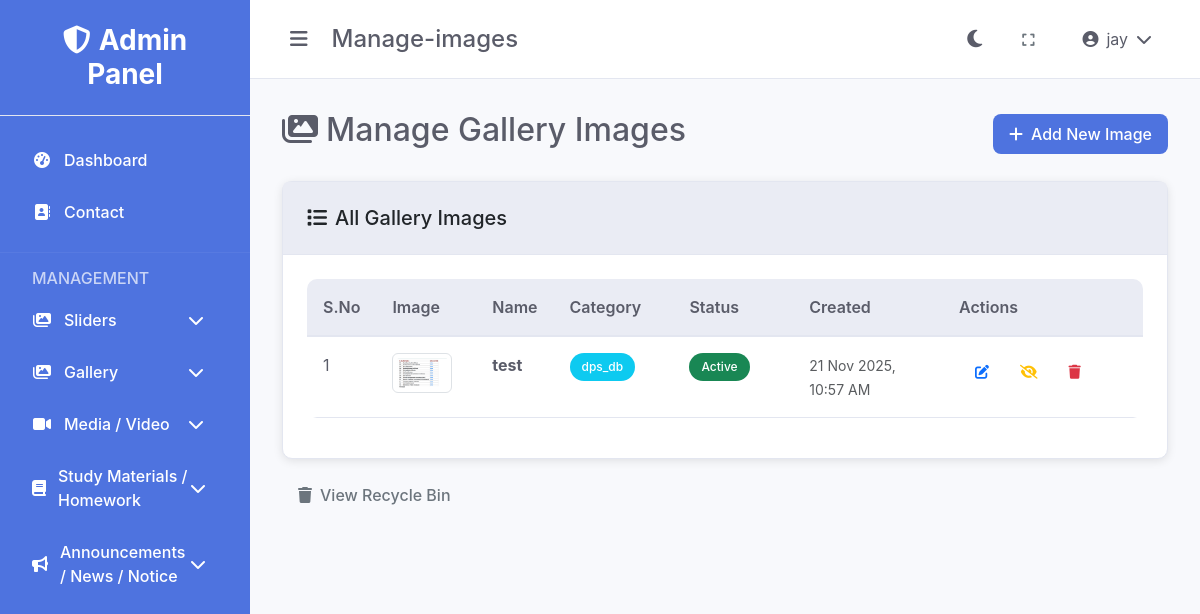
Page /gallery/manage-images.php (signed in) on the committed database.
### tables this page shows
CREATE TABLE IF NOT EXISTS `gallery_images` (
  `id` int(11) NOT NULL AUTO_INCREMENT,
  `category_id` int(11) DEFAULT NULL,
  `name` varchar(255) NOT NULL,
  `image` varchar(255) NOT NULL,
  `description` text DEFAULT NULL,
  `status` enum('active','inactive') DEFAULT 'active',
  `created_at` timestamp NOT NULL DEFAULT current_timestamp(),
  `updated_at` timestamp NOT NULL DEFAULT current_timestamp() ON UPDATE current_timestamp(),
  PRIMARY KEY (`id`),
  KEY `idx_gallery_images_category_id` (`category_id`),
  KEY `idx_gallery_images_status` (`status`)
);

CREATE TABLE IF NOT EXISTS `gallery_categories` (
  `id` int(11) NOT NULL AUTO_INCREMENT,
  `name` varchar(255) NOT NULL,
  `description` text DEFAULT NULL,
  `status` enum('active','inactive') DEFAULT 'active',
  `created_at` timestamp NOT NULL DEFAULT current_timestamp(),
  `updated_at` timestamp NOT NULL DEFAULT current_timestamp() ON UPDATE current_timestamp(),
  PRIMARY KEY (`id`)
);

### gallery/manage-images.php (the view, shortened to what this page needs)
<?php
require_once '../config/database.php';
require_once '../includes/functions.php';
$sql = "SELECT gi.*, gc.name as category_name FROM gallery_images gi
        LEFT JOIN gallery_categories gc ON gi.category_id = gc.id
        ORDER BY gi.created_at DESC";
$result = $conn->query($sql);
$images = $result->fetch_all(MYSQLI_ASSOC);
?>
<!DOCTYPE html>
<html lang="en">
<head>
    <link href="https://cdn.jsdelivr.net/npm/bootstrap@5.3.0/dist/css/bootstrap.min.css" rel="stylesheet">
    <link href="https://cdnjs.cloudflare.com/ajax/libs/font-awesome/6.4.0/css/all.min.css" rel="stylesheet">
    <link href="<?php echo getAssetUrl('css/style.css'); ?>" rel="stylesheet">
</head>
<body data-theme="light">
    <div class="admin-layout">
        <?php include $_SERVER['DOCUMENT_ROOT'] . '/mip310/control-dashboard/includes/sidebar.php'; ?>
        <div class="main-content">
            <?php include $_SERVER['DOCUMENT_ROOT'] . '/mip310/control-dashboard/includes/header.php'; ?>
            <div class="content">
                <div class="d-flex justify-content-between align-items-center mb-4">
                    <h2><i class="fas fa-images me-2"></i>Manage Gallery Images</h2>
                    <a href="add-image.php" class="btn btn-primary">
                        <i class="fas fa-plus me-2"></i>Add New Image
                    </a>
                </div>
                <div class="card">
                    <div class="card-header">
                        <h5 class="mb-0"><i class="fas fa-list me-2"></i>All Gallery Images</h5>
                    </div>
                    <div class="card-body">
                        <?php if (empty($images)): ?>
                            <div class="text-center py-5">
                                <i class="fas fa-images fa-3x text-muted mb-3"></i>
                                <h5 class="text-muted">No gallery images found</h5>
                                <p class="text-muted">Start by adding your first gallery image.</p>
                                <a href="add-image.php" class="btn btn-primary">
                                    <i class="fas fa-plus me-2"></i>Add First Image
                                </a>
                            </div>
                        <?php else: ?>
                            <div class="table-responsive">
                                <table class="table table-hover">
                                    <thead>
                                        <tr>
                                            <th width="50">S.No</th>
                                            <th width="100">Image</th>
                                            <th>Name</th>
                                            <th width="120">Category</th>
                                            <th width="120">Status</th>
                                            <th width="150">Created</th>
                                            <th width="200">Actions</th>
                                        </tr>
                                    </thead>
                                    <tbody>
                                        <?php foreach ($images as $index => $image): ?>
                                            <tr>
                                                <td><?php echo $index + 1; ?></td>
                                                <td>
                                                    <img src="<?php echo getUploadUrl('materials/gallery/' . $image['image']); ?>"
                                                         alt="<?php echo htmlspecialchars($image['name']); ?>"
                                                         class="img-thumbnail" style="width: 60px; height: 40px; object-fit: cover;">
                                                </td>
                                                <td>
                                                    <strong><?php echo htmlspecialchars($image['name']); ?></strong>
                                                </td>
                                                <td>
                                                    <span class="badge bg-info"><?php echo htmlspecialchars($image['category_name']); ?></span>
                                                </td>
                                                <td>
                                                    <?php echo getStatusBadge($image['status']); ?>
                                                </td>
                                                <td>
                                                    <small class="text-muted">
                                                        <?php echo formatDate($image['created_at']); ?>
                                                    </small>
                                                </td>
                                                <td>
                                                    <div class="btn-group" role="group">
                                                        <a href="edit-image.php?id=<?php echo $image['id']; ?>"
                                                           class="btn btn-sm btn-outline-primary"
                                                           title="Edit">
                                                            <i class="fas fa-edit"></i>
                                                        </a>
                                                        <a href="?toggle_status=<?php echo $image['id']; ?>"
                                                           class="btn btn-sm btn-outline-warning"
                                                           title="<?php echo $image['status'] == 'active' ? 'Deactivate' : 'Activate'; ?>"
                                                           onclick="return confirm('Are you sure you want to <?php echo $image['status'] == 'active' ? 'deactivate' : 'activate'; ?> this image?')">
                                                            <i class="fas fa-<?php echo $image['status'] == 'active' ? 'eye-slash' : 'eye'; ?>"></i>
                                                        </a>
                                                        <a href="?delete=<?php echo $image['id']; ?>"
                                                           class="btn btn-sm btn-outline-danger"
                                                           title="Delete"
                                                           onclick="return confirm('Are you sure you want to delete this image? It will be moved to recycle bin.')">
                                                            <i class="fas fa-trash"></i>
                                                        </a>
                                                    </div>
                                                </td>
                                            </tr>
                                        <?php endforeach; ?>
                                    </tbody>
                                </table>
                            </div>
                        <?php endif; ?>
                    </div>
                </div>
                <div class="mt-3">
                    <a href="recycle.php" class="btn btn-outline-secondary">
                        <i class="fas fa-trash me-2"></i>View Recycle Bin
                    </a>
                </div>
            </div>
        </div>
    </div>
</body>
</html>

### includes/functions.php (shortened to what this page needs)
<?php
function getBaseUrl() {
    $protocol = isset($_SERVER['HTTPS']) && $_SERVER['HTTPS'] === 'on' ? 'https' : 'http';
    $host = $_SERVER['HTTP_HOST'];
    $scriptPath = $_SERVER['SCRIPT_NAME'];
    $adminPanelPos = strpos($scriptPath, '/control-dashboard');
    if ($adminPanelPos !== false) {
        $basePath = substr($scriptPath, 0, $adminPanelPos + strlen('/control-dashboard'));
        $path = substr($basePath, 0, $adminPanelPos);
    } else {
        $path = '';
    }
    return $protocol . '://' . $host . $path;
}
function getAssetUrl($path = '') {
    $baseUrl = getBaseUrl();
    $adminPath = '/control-dashboard';
    $path = ltrim($path, '/');
    return $baseUrl . $adminPath . '/assets/' . $path;
}
function getUploadUrl($path = '') {
    $baseUrl = getBaseUrl();
    $adminPath = '/control-dashboard';
    $path = ltrim($path, '/');
    return $baseUrl . $adminPath . '/uploads/' . $path;
}
function getStatusBadge($status) {
    switch ($status) {
        case 'active':
            return '<span class="badge bg-success">Active</span>';
    }
}
function formatDate($date) {
    return date('d M Y, h:i A', strtotime($date));
}
?>

### assets/css/style.css (style rules this page uses)
:root { --primary-color: #4e73df; --secondary-color: #858796; --success-color: #1cc88a; --info-color: #36b9cc; --warning-color: #f6c23e; --danger-color: #e74a3b; --light-color: #f8f9fc; --dark-color: #5a5c69; --sidebar-width: 250px; --header-height: 60px; --transition-speed: 0.3s; }
[data-theme="light"] { --bg-primary: #ffffff; --bg-secondary: #f8f9fc; --bg-tertiary: #eaecf4; --text-primary: #5a5c69; --text-secondary: #858796; --border-color: #e3e6f0; --card-bg: #ffffff; --sidebar-bg: #4e73df; --header-bg: #ffffff; }
* { margin: 0; padding: 0; box-sizing: border-box; }
body { font-family: 'Nunito', -apple-system, BlinkMacSystemFont, 'Segoe UI', Roboto, sans-serif; background-color: var(--bg-secondary); color: var(--text-primary); transition: background-color var(--transition-speed), color var(--transition-speed); }
.admin-layout { display: flex; min-height: 100vh; }
.main-content { flex: 1; margin-left: var(--sidebar-width); transition: margin-left var(--transition-speed); }
.content { padding: 2rem; }
.card { background: var(--card-bg); border: 1px solid var(--border-color); border-radius: 10px; box-shadow: 0 2px 10px rgba(0, 0, 0, 0.1); transition: all 0.3s ease; }
.card-header { background: var(--bg-tertiary); border-bottom: 1px solid var(--border-color); padding: 1.5rem; border-radius: 10px 10px 0 0; }
.card-body { padding: 1.5rem; }
.btn { border-radius: 8px; font-weight: 500; padding: 0.5rem 1rem; transition: all 0.3s ease; border: none; }
.btn-primary { background: var(--primary-color); color: white; }
.table { background: var(--card-bg); border-radius: 10px; overflow: hidden; }
.table th { background: var(--bg-tertiary); border-bottom: 2px solid var(--border-color); color: var(--text-primary); font-weight: 600; padding: 1rem; }
.table td { padding: 1rem; border-bottom: 1px solid var(--border-color); color: var(--text-primary); }
.badge { padding: 0.5rem 0.75rem; border-radius: 20px; font-weight: 500; }

### rows in the picture
gallery_images: image (picture), name "test", gallery_categories.name "dps_db", status "Active", created_at "21 Nov 2025, 10:57 AM"

### other values in the picture
basename($_SERVER['PHP_SELF'], '.php') "Manage-images"
$_SESSION['full_name'] "jay"
